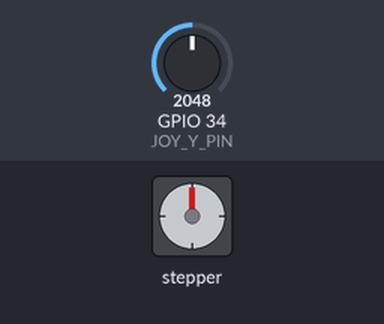
Recording of a sketch running on a simulated ESP32. On the bench: stepper motor. Inputs (shaded band) come from the test bench; at power-on: GPIO 34 (JOY_Y_PIN) = 2048. Stepper angles assume 200 steps per turn; what the sketch prints to the serial monitor is not drawn.

Above: at 1.2 s.
1.3 s: GPIO 34 (JOY_Y_PIN) set to 1460
At 1.45 s:
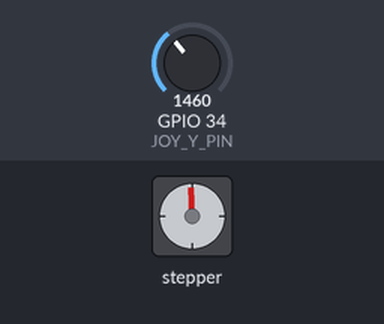
At 2.35 s:
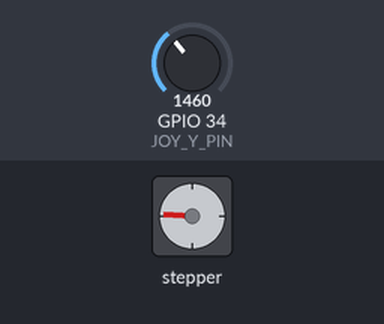
4.3 s: GPIO 34 (JOY_Y_PIN) set to 491
At 4.45 s:
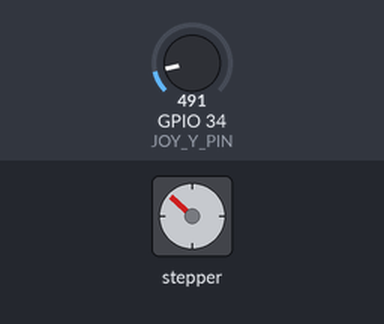
7.3 s: GPIO 34 (JOY_Y_PIN) set to 1540
10.3 s: GPIO 34 (JOY_Y_PIN) set to 1228
Timing chart, 0 to 14.3 s (numbered marks = the images above; inputs shaded):
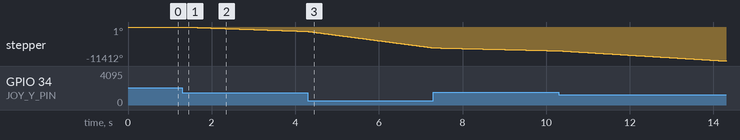

The sketch:

stepper_mov_due.ino
```cpp
#include <AccelStepper.h>

// ESP32 Motor Pins (The ones we proved work!)
#define DIR_PIN   14
#define STEP_PIN  25

// ESP32 Analog Pin for Joystick
#define JOY_Y_PIN 34

// Initialize AccelStepper for a stepper driver (1 = DRV8825)
AccelStepper stepper(1, STEP_PIN, DIR_PIN);

// Set your maximum safe shifting speed here
float maxSpeed = 1500.0;

void setup() {
  Serial.begin(115200);

  // Configure Stepper Limits
  stepper.setMaxSpeed(maxSpeed);

  Serial.println("ESP32 Analog Joystick Control Ready.");
}

void loop() {
  // 1. Read the Joystick's current Y-axis position (0 to 4095 on ESP32)
  int joyVal = analogRead(JOY_Y_PIN);

  // 2. Define the ESP32 Deadband limits (Center is roughly 2048)
  int deadbandLow = 1800;
  int deadbandHigh = 2300;

  // 3. Translate joystick position to motor speed
  if (joyVal > deadbandHigh) {
    // Stick is pushed UP
    // Map the upper half of the stick (2300 to 4095) to positive speed
    float currentSpeed = map(joyVal, deadbandHigh, 4095, 0, maxSpeed);
    stepper.setSpeed(currentSpeed);
    stepper.runSpeed();
  }
  else if (joyVal < deadbandLow) {
    // Stick is pulled DOWN
    // Map the lower half of the stick (1800 to 0) to negative speed
    float currentSpeed = map(joyVal, deadbandLow, 0, 0, -maxSpeed);
    stepper.setSpeed(currentSpeed);
    stepper.runSpeed();
  }
  else {
    // Stick is resting in the Deadband center
    // Do nothing. The hardwired EN pin to Ground will maintain holding torque.
  }
}
```

Measured:
- after the input at 1.3 s, stepper: keeps turning counter-clockwise at about 495°/s, starting at once
